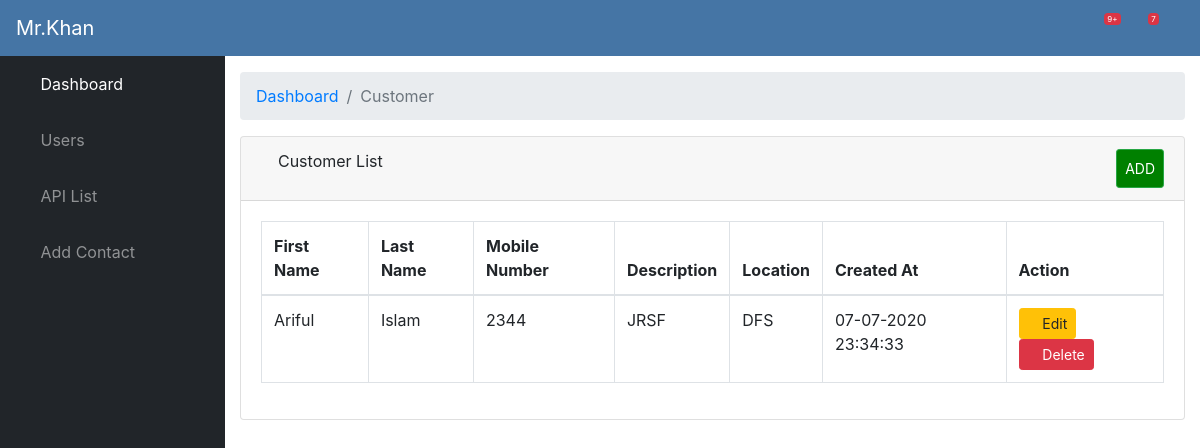
Before: /list (signed in) with the older database file.
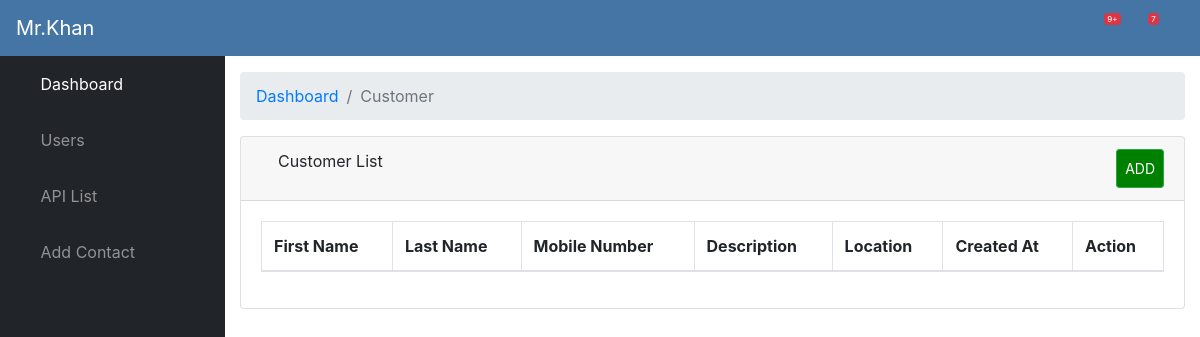
After: the same page with the newer database file.
### crud/models.py (models this page shows)
class Member(models.Model):
    firstname = models.CharField(max_length=40, blank=False)
    lastname = models.CharField(max_length=40, blank=False)
    mobile_number = models.CharField(max_length=10, blank=True)
    description = models.TextField(max_length=255, blank=False)
    location = models.TextField(max_length=255, blank=False)
    date = models.DateField('%m/%d/%Y')
    created_at = models.DateTimeField('%m/%d/%Y %H:%M:%S')
    updated_at = models.DateTimeField('%m/%d/%Y %H:%M:%S')

### crud/views.py (the view)
# urls.py: url(r'^list$', views.list, name='list'),
@login_required
def list(request):
    members_list = Member.objects.all()
    paginator = Paginator(members_list, 5)
    page = request.GET.get('page')
    try:
        members = paginator.page(page)
    except PageNotAnInteger:
        members = paginator.page(1)
    except EmptyPage:
        members = paginator.page(paginator.num_pages)
    return render(request, 'list.html', {'members': members})

### templates/list.html (shortened to what this page needs)
{% extends 'layout/app.html' %}
{% load static %}
{% block body %}
    <div id="content-wrapper">
        <div class="container-fluid">
            <ol class="breadcrumb">
                <li class="breadcrumb-item">
                    <a href="#">Dashboard</a>
                </li>
                <li class="breadcrumb-item active">Customer</li>
            </ol>
            <div class="card mb-3">
                <div class="card-header">
                    <i class="fas fa-table"></i>
                    Customer List
                    <a  class="btn btn-sm btn-success" href="{% url 'create' %}" style="padding: 8px; float: right; background-color: green; color: white;">ADD</a>
                </div>
                <div class="card-body">
                    <div class="table-responsive">
                        <table class="table table-bordered" id="dataTable" width="100%" cellspacing="0">
                            <thead>
                            <tr>
                                <th>First Name</th>
                                <th>Last Name</th>
                                <th>Mobile Number</th>
                                <th>Description</th>
                                <th>Location</th>
                                <th>Created At</th>
                                <th>Action</th>
                            </tr>
                            </thead>
                            <tbody>
                            {% for member in members %}
                                <tr>
                                    <td>{{ member.firstname }}</td>
                                    <td>{{ member.lastname }}</td>
                                    <td>{{ member.mobile_number }}</td>
                                    <td>{{ member.description }}</td>
                                    <td>{{ member.location }}</td>
                                    <td>{{ member.created_at  |date:"d-m-Y H:i:s" }}</td>
                                    <td>
                                        <a class="btn btn-sm btn-warning" href="edit/{{ member.id }}"> <span class="fa fa-edit"></span> Edit</a>
                                        <a class="btn btn-sm btn-danger" href="delete/{{ member.id }}"><span class="fa fa-trash"></span> Delete</a>
                                    </td>
                                </tr>
                            {% endfor %}
                            </tbody>
                        </table>
                    </div>
                </div>
            </div>
        </div>
    </div>
{% endblock %}

### templates/layout/app.html (shortened to what this page needs)
<!DOCTYPE html>
<html lang="en">
<head>
    {% load static %}
    <link href="{% static 'vendor/fontawesome-free/css/all.min.css' %}" rel="stylesheet" type="text/css">
    <link href="{% static 'vendor/datatables/dataTables.bootstrap4.css' %}" rel="stylesheet">
    <link href="{% static 'css/sb-admin.css' %}" rel="stylesheet">
</head>
<body id="page-top">
{% include "elements/header.html" %}
<div id="wrapper">
    {% include "elements/sidebar.html" %}
    {% block body %}{% endblock %}
</div>
</body>
</html>

### templates/elements/header.html (shortened to what this page needs)
<nav class="navbar navbar-expand navbar-dark bg-dark static-top">
    <a class="navbar-brand mr-1" href="#">Mr.Khan</a>
    <button class="btn btn-link btn-sm text-white order-1 order-sm-0" id="sidebarToggle" href="#">
        <i class="fas fa-bars"></i>
    </button>
    <ul class="navbar-nav ml-auto ml-md-0">
        <li class="nav-item dropdown no-arrow mx-1">
            <a class="nav-link dropdown-toggle" href="#" id="alertsDropdown" role="button" data-toggle="dropdown" aria-haspopup="true" aria-expanded="false">
                <i class="fas fa-bell fa-fw"></i>
                <span class="badge badge-danger">9+</span>
            </a>
        </li>
        <li class="nav-item dropdown no-arrow mx-1">
            <a class="nav-link dropdown-toggle" href="#" id="messagesDropdown" role="button" data-toggle="dropdown" aria-haspopup="true" aria-expanded="false">
                <i class="fas fa-envelope fa-fw"></i>
                <span class="badge badge-danger">7</span>
            </a>
        </li>
        <li class="nav-item dropdown no-arrow">
            <a class="nav-link dropdown-toggle" href="#" id="userDropdown" role="button" data-toggle="dropdown" aria-haspopup="true" aria-expanded="false">
                <i class="fas fa-user-circle fa-fw"></i>
            </a>
        </li>
    </ul>
</nav>

### templates/elements/sidebar.html (shortened to what this page needs)
<ul class="sidebar navbar-nav">
    <li class="nav-item active">
        <a class="nav-link" href="{% url 'home' %}">
            <i class="fas fa-fw fa-tachometer-alt"></i>
            <span>Dashboard</span>
        </a>
    </li>
    <li class="nav-item dropdown">
        <a class="nav-link dropdown-toggle" href="#" id="pagesDropdown" role="button" data-toggle="dropdown" aria-haspopup="true" aria-expanded="false">
            <i class="fas fa-fw fa-folder"></i>
            <span>Users</span>
        </a>
    </li>
     <li class="nav-item dropdown">
        <a class="nav-link dropdown-toggle" href="#" id="pagesDropdown" role="button" data-toggle="dropdown" aria-haspopup="true" aria-expanded="false">
            <i class="fas fa-fw fa-file"></i>
            <span>API List</span>
        </a>
    </li>
    <li class="nav-item">
        <a class="nav-link" href="{% url 'ajax' %}">
            <i class="fas fa-fw fa-bullseye"></i>
            <span>Add Contact</span>
        </a>
    </li>
</ul>

Changed rows visible on the page:
removed Member: firstname "Ariful", lastname "Islam", mobile_number "2344", description "JRSF", location "DFS", created_at "07-07-2020 23:34:33"
